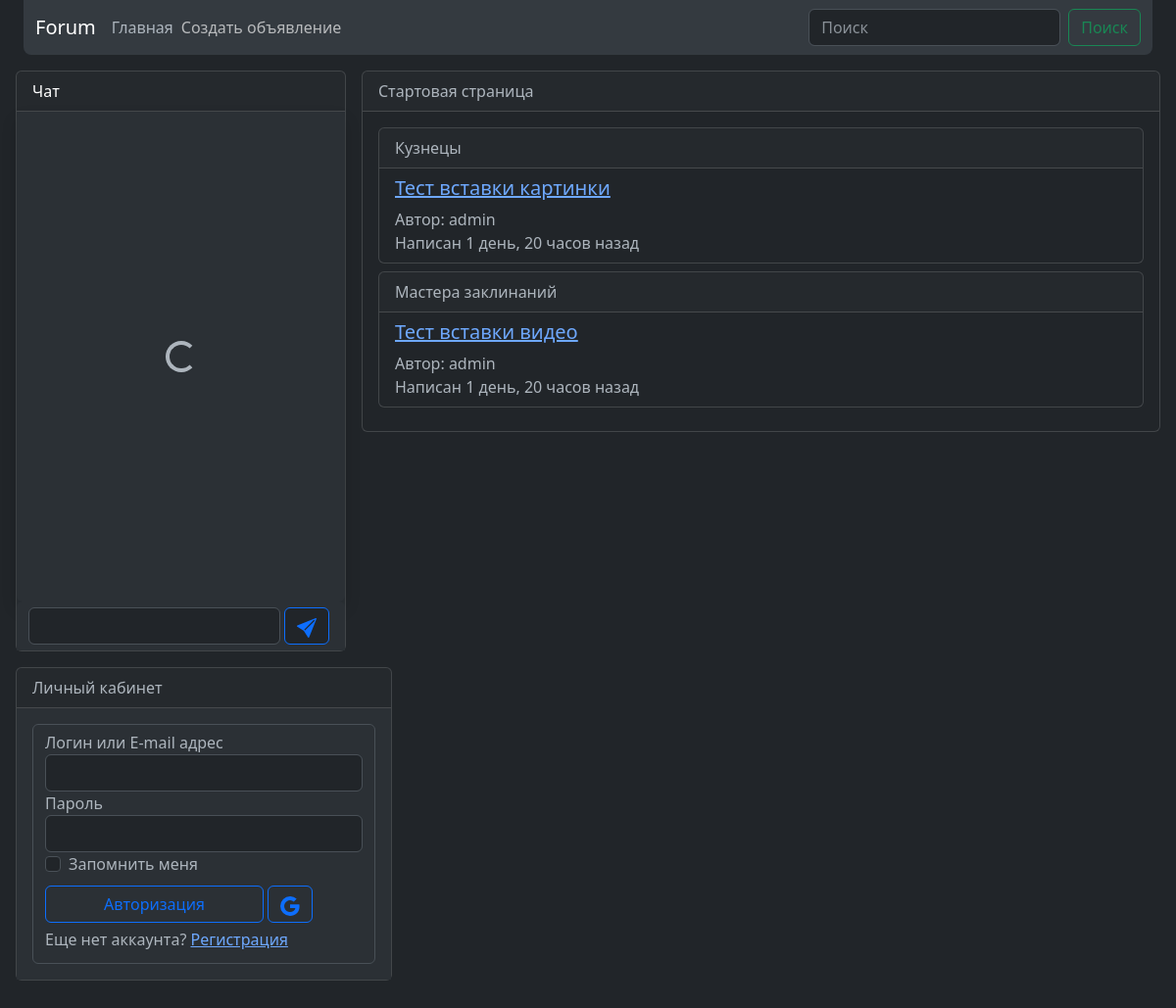
The page / on the database its author committed.
### announcement/models.py (models this page shows, shortened)
class Announcement(models.Model):
    author = models.ForeignKey(User, on_delete=models.CASCADE)
    title = models.CharField(max_length=255, null=False)
    text = models.CharField(max_length=555, null=False)
    date = models.DateTimeField(default=time)
    category = models.ForeignKey(Category, on_delete=models.CASCADE)
    class Meta:
        ordering = ('date', )

class Category(models.Model):
    name = models.CharField(max_length=50, null=False)

### main/views.py (the view)
# urls.py: path('', IndexView.as_view()),
class IndexView(ListView):
    model = Category
    template_name = 'index.html'
    def get_context_data(self, *, object_list=None, **kwargs):
        context = super().get_context_data(**kwargs)
        objects = Announcement.objects.all()[:10]
        cats = context['object_list']
        context['object_list'] = {}
        for cat in cats:
            context['object_list'][f'{cat.name}'] = []
            for obj in objects:
                if obj.category.name == cat.name:
                    context['object_list'][f'{cat.name}'].append(obj)
            if not context['object_list'][f'{cat.name}']:
                context['object_list'].pop(f'{cat.name}')
        return context

### templates/index.html
{% extends 'main.html' %}
{% block extra_head %}
{% load humanize %}
{% endblock %}
{% block body %}
<div class="card">
    <div class="card-header">Стартовая страница</div>
    <div class="card-body">
        {% for cat, objects in object_list.items %}
            <div class="card mb-2">
                <div class="card-header">{{ cat }}</div>
                <div class="group-list card-body py-2">
                    {% for obj in objects %}
                        <div class="group-list-item">
                            <a href="/announce/{{ obj.pk }}"><h5>{{ obj.title }}</h5></a>
                            Автор: {{ obj.author }}<br>
                            Написан {{ obj.date|timesince }} назад
                        </div>
                    {% endfor %}
                </div>
            </div>
        {% endfor %}
    </div>
</div>
{% endblock body %}

### templates/main.html (shortened to what this page needs)
<!DOCTYPE html>
<html lang="ru">
<head>
    <link href="https://cdn.jsdelivr.net/npm/bootstrap@5.3.0-alpha3/dist/css/bootstrap.min.css" rel="stylesheet">
    {% load static %}
</head>
<body class="bg-body" data-bs-theme="dark">
<div class="px-4">
  <nav class="navbar navbar-expand-lg rounded-bottom-3 bg-body-secondary">
  <div class="container-fluid">
    <div class="navbar-brand">Forum</div>
    <div class="nav-item"><a class="nav-link active" href="/">Главная</a></div>
    <div class="collapse navbar-collapse" id="collapse">
      <ul class="navbar-nav me-auto mb-2 mb-lg-0">
        <li class="nav-item">
          <a class="nav-link" href="/announce/new/">Создать объявление</a>
        </li>
      </ul>
      <form class="d-flex" role="search">{% csrf_token %}
        <input class="form-control me-2" type="search" placeholder="Поиск" aria-label="Поиск">
        <button class="btn btn-outline-success" type="submit">Поиск</button>
      </form>
    </div>
  </div>
</nav>
</div>
<div class="d-flex align-content-stretch flex-wrap mb-3 p-2">
  <div class="p-2 me-auto" style="min-width: 300px">{% include 'livechat.html' %}</div>
  <div class="p-2 flex-grow-1 flex-wrap" style="min-width: 500px">{% block body %}{% endblock body %}</div>
  <div class="p-2" style="width: 400px">{% include 'account/profile.html' %}</div>
  </div>
</body>
</html>

### templates/livechat.html (shortened to what this page needs)
    <div class="card flex-nowrap">
      <div class="card-header  text-body-emphasis">Чат</div>
      <div class="card-body p-0">
        <div class="card-text bg-body-tertiary">
          <div id="chatbox" class="d-flex flex-column rounded shadow overflow-y-auto py-2" style="height: 500px">
            <div class="spinner-border m-auto" id="chat_spinner" role="status">
            </div>
          </div>
          <div>
            <form class="form-control d-flex border-0 bg-body-tertiary" id="new_message">
              <input class="form-control" name="text" id="new_message_text" type="text">
              <button class="btn btn-outline-primary w-40 h-50 mx-1 bg-body" type="submit">
              </button>
            </form>
          </div>
        </div>
      </div>
    </div>

### templates/account/profile.html (shortened to what this page needs)
    <div class="card flex-nowrap">
      <div class="card-header">Личный кабинет</div>
      <div class="card-body bg-body-tertiary" id="login_window">
        {% if not request.user.is_authenticated %}
          <form class="form-control bg-body-tertiary" id="login_form">
          <label for="login_email">Логин или E-mail адрес</label>
          <input class="form-control" id="login_email" name="login" type="text" required>
          <label for="password">Пароль</label>
          <input class="form-control" id="password" name="password" type="password" required>
          <div class="form-check">
            <input class="form-check-input" id="remember" name="remember" type="checkbox">
            <label class="form-check-label" for="remember">Запомнить меня</label>
          </div>
          <button class="btn btn-outline-primary my-2" style="width: 223px" type="submit">Авторизация</button>
            <a class="btn btn-outline-primary" href="/accounts/google/login/?process=login">
                </a>
          <h6>Еще нет аккаунта? <a href="{% url 'account_signup' %}">Регистрация</a></h6>
        </form>
       {% endif %}
      </div>
    </div>

### rows shown on the page
Announcement: name "Кузнецы", title "Тест вставки картинки", author "admin", date "1 день, 20 часов"
Announcement: name "Мастера заклинаний", title "Тест вставки видео", author "admin", date "1 день, 20 часов"
